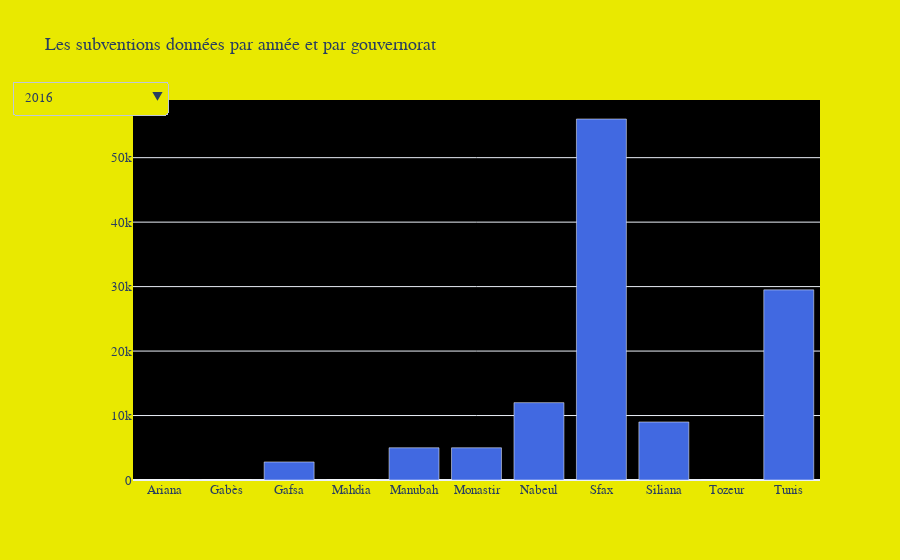

Notebook source saved alongside this figure:
### Markdown cell above
# el map eli 5demtha ena bel folium matjich 3ala hedheya el dash ken theb e5edmelna wahda kif eli 5demtha ena  bel exemple eli 7atithoulek louta 5ater adheka tnajem t'integrih

### Code cell
import pandas as pd
import plotly.graph_objects as go
df10=pd.read_csv('subvention20162017.csv')
df11=pd.read_csv('subventionassociationsfinancespubliques2018.csv')


fig = go.Figure()

gk = df10.groupby('gov_name_f').sum()
data_bar=[ go.Bar(name='2016',
           visible=True,
           x=gk.index, 
           y=gk['subvention_2016'],
           marker_color='royalblue'),
         go.Bar(name='2017',
           visible=False,
           x= gk.index, 
           y= gk['subvention_2017'],
          marker_color='royalblue'),
         go.Bar(name='2018',
           visible=False,
           x=gk.index, 
           y=df11['Subvention'],
           marker_color='royalblue'),
          
        ]
    
list_updatemenus=[
        {'args':[{"visible":[True,False,False]}],
         'label':"2016                             ",
         'method':"update"},
    
        {'args':[{"visible":[False,True,False]}],
         'label':"2017",
         'method':"update"},

         {'args':[{"visible":[False,False,True]}],
         'label':"2018",
         'method':"update"}]
layout_bar=go.Layout(updatemenus=list([dict(buttons= list_updatemenus,x=0.05,y=1.05)]),
                     title_text="Les subventions données par année et par gouvernorat",
                     template='plotly_white',
                     font=dict(
                    family=" Gravitas One, cursive",
                    size=13), paper_bgcolor='rgb(233,233,0)',plot_bgcolor='rgba(0,0,0)')

#defining figure and plotting
fig_bar_1 = go.Figure(data_bar,layout_bar)
fig_bar_1.show()

### Figure 1 — Plotly figure (JSON) as saved in the notebook; plotly's stock layout.template omitted (floating-point values rounded to 4 significant figures)
{"data": [{"marker": {"color": "royalblue"}, "name": "2016", "type": "bar", "visible": true, "x": ["Ariana", "Gabès", "Gafsa", "Mahdia", "Manubah", "Monastir", "Nabeul", "Sfax", "Siliana", "Tozeur", "Tunis"], "y": [0, 0, 2800, 0, 5000, 5000, 12000, 56000, 9000, 0, 29500]}, {"marker": {"color": "royalblue"}, "name": "2017", "type": "bar", "visible": false, "x": ["Ariana", "Gabès", "Gafsa", "Mahdia", "Manubah", "Monastir", "Nabeul", "Sfax", "Siliana", "Tozeur", "Tunis"], "y": [5000, 10000, 3500, 5000, 6000, 7000, 13000, 56000, 10000, 4000, 46000]}, {"marker": {"color": "royalblue"}, "name": "2018", "type": "bar", "visible": false, "x": ["Ariana", "Gabès", "Gafsa", "Mahdia", "Manubah", "Monastir", "Nabeul", "Sfax", "Siliana", "Tozeur", "Tunis"], "y": [50000, 30000, 5000, 0, 10000, 10000, 4000, 0, 0, 0, 2000, 0, 0, 0, 10000, 50000, 20000, 0, 8000, 0, 4000, 0, 0, 10000, 10000, 0, 4000, 10000, 0]}], "layout": {"font": {"family": " Gravitas One, cursive", "size": 13}, "paper_bgcolor": "rgb(233,233,0)", "plot_bgcolor": "rgba(0,0,0)", "title": {"text": "Les subventions données par année et par gouvernorat"}, "updatemenus": [{"buttons": [{"args": [{"visible": [true, false, false]}], "label": "2016                             ", "method": "update"}, {"args": [{"visible": [false, true, false]}], "label": "2017", "method": "update"}, {"args": [{"visible": [false, false, true]}], "label": "2018", "method": "update"}], "x": 0.05, "y": 1.05}]}}
